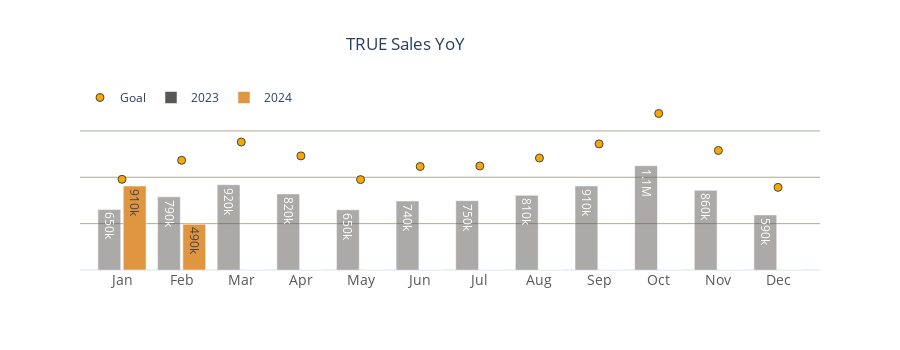

The notebook cell saved with this chart:
### Code cell
df = df_selection.copy()

## add year/month column to help with charting

def getYearMonth(s):
  return (s.split("-")[0] + "-" + s.split("-")[1])

df['year'] = df['date'].dt.year
df['month'] = df['date'].dt.month_name()
df['YearMonth'] = df['date'].astype('string').apply(lambda x: getYearMonth(x))

# group by month year and add $0 sales to future months
chart_df = round(df.groupby(['year','YearMonth'],as_index=False)['usd'].sum())

chart_df.loc[len(chart_df)] = [2024, '2024-03', 0]
chart_df.loc[len(chart_df)] = [2024, '2024-04', 0]
chart_df.loc[len(chart_df)] = [2024, '2024-05', 0]
chart_df.loc[len(chart_df)] = [2024, '2024-06', 0]
chart_df.loc[len(chart_df)] = [2024, '2024-07', 0]
chart_df.loc[len(chart_df)] = [2024, '2024-08', 0]
chart_df.loc[len(chart_df)] = [2024, '2024-09', 0]
chart_df.loc[len(chart_df)] = [2024, '2024-10', 0]
chart_df.loc[len(chart_df)] = [2024, '2024-11', 0]
chart_df.loc[len(chart_df)] = [2024, '2024-12', 0]

chart = chart_df.copy()

# variables for calcs, hovers, etc

sales_22 = chart_df[chart_df.year==2022].usd
sales_23 = chart_df[chart_df.year==2023].usd
sales_24 = chart_df[chart_df.year==2024].usd

goal = sales_23 * 1.5

months = ['Jan', 'Feb', 'Mar', 'Apr', 'May', 'Jun',
          'Jul', 'Aug', 'Sep', 'Oct', 'Nov', 'Dec']

color = chart_df.year.astype('category').unique()


# Bar and scatter monthly

fig = go.Figure(
    data=[
        go.Scatter(x=months, y=goal, name="Goal", mode='markers', marker_size=8, marker_line=dict(width=1,color='darkslategrey'),marker_color='orange',hovertemplate="<br>".join(["%{y:.2s}"])),
        go.Bar(x=months, y=sales_23, name="2023", marker_color="#5a5856", marker_opacity=.5,hovertemplate="<br>".join(["%{y:.2s}"])),
        go.Bar(x=months, y=sales_24, name="2024", marker_color='#E09641',hovertemplate="<br>".join(["%{y:.2s}"]))
    ],
    layout=dict(title='TRUE Sales YoY', title_x=.45, 
                height=350, barmode='group', template='plotly_white', 
                hoverlabel=dict(font_size=18,font_family="Rockwell"),
                legend=dict(x=0, y=1.1, orientation='h'),
                bargap=0.15,bargroupgap=0.1)
)

fig.update_traces(texttemplate='%{y:.2s}')
fig.update_xaxes(showticklabels=True,showgrid=False,gridcolor="#B1A999", tickfont=dict(color='#5A5856', size=14),title_font=dict(color='#5A5856',size=15))
fig.update_yaxes(showticklabels=False,showgrid=True,gridcolor="#B1A999")

fig.show()

### Figure 1 — Plotly figure (JSON) as saved in the notebook; plotly's stock layout.template omitted (floating-point values rounded to 4 significant figures)
{"data": [{"hovertemplate": "%{y:.2s}", "marker": {"color": "orange", "line": {"color": "darkslategrey", "width": 1}, "size": 8}, "mode": "markers", "name": "Goal", "texttemplate": "%{y:.2s}", "type": "scatter", "x": ["Jan", "Feb", "Mar", "Apr", "May", "Jun", "Jul", "Aug", "Sep", "Oct", "Nov", "Dec"], "y": [978000.0, 1182981, 1380000.0, 1230000.0, 974600.0, 1116000.0, 1121412, 1207614, 1360000.0, 1688000.0, 1288893, 891100.0]}, {"hovertemplate": "%{y:.2s}", "marker": {"color": "#5a5856", "opacity": 0.5}, "name": "2023", "texttemplate": "%{y:.2s}", "type": "bar", "x": ["Jan", "Feb", "Mar", "Apr", "May", "Jun", "Jul", "Aug", "Sep", "Oct", "Nov", "Dec"], "y": [652011, 788654, 919821, 820291, 649759, 743915, 747608, 805076, 906711, 1125155, 859262, 594081]}, {"hovertemplate": "%{y:.2s}", "marker": {"color": "#E09641"}, "name": "2024", "texttemplate": "%{y:.2s}", "type": "bar", "x": ["Jan", "Feb", "Mar", "Apr", "May", "Jun", "Jul", "Aug", "Sep", "Oct", "Nov", "Dec"], "y": [905664, 492796, 0, 0, 0, 0, 0, 0, 0, 0, 0, 0]}], "layout": {"bargap": 0.15, "bargroupgap": 0.1, "barmode": "group", "height": 350, "hoverlabel": {"font": {"family": "Rockwell", "size": 18}}, "legend": {"orientation": "h", "x": 0, "y": 1.1}, "title": {"text": "TRUE Sales YoY", "x": 0.45}, "xaxis": {"gridcolor": "#B1A999", "showgrid": false, "showticklabels": true, "tickfont": {"color": "#5A5856", "size": 14}, "title": {"font": {"color": "#5A5856", "size": 15}}}, "yaxis": {"gridcolor": "#B1A999", "showgrid": true, "showticklabels": false}}}
